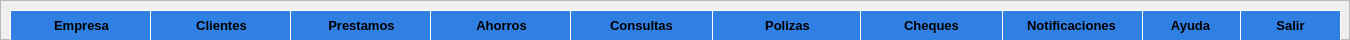
             <widget class="QFrame" name="barra_principal_frame">
              <property name="enabled">
               <bool>true</bool>
              </property>
              <property name="minimumSize">
               <size>
                <width>0</width>
                <height>20</height>
               </size>
              </property>
              <property name="maximumSize">
               <size>
                <width>16777215</width>
                <height>40</height>
               </size>
              </property>
              <property name="styleSheet">
               <string notr="true">QWidget#barra_principal_frame{background-color: rgb(48, 127, 226);
border-radius: 5px}</string>
              </property>
              <property name="frameShape">
               <enum>QFrame::StyledPanel</enum>
              </property>
              <property name="frameShadow">
               <enum>QFrame::Raised</enum>
              </property>
              <widget class="QPushButton" name="Empresa">
               <property name="geometry">
                <rect>
                 <x>10</x>
                 <y>10</y>
                 <width>143</width>
                 <height>31</height>
                </rect>
               </property>
               <property name="font">
                <font>
                 <pointsize>10</pointsize>
                 <bold>true</bold>
                </font>
               </property>
               <property name="styleSheet">
                <string notr="true">border-style: solid;
background-color: rgb(48, 127, 226);
border-width: 1px;
border-color: rgb(255, 255, 255);
border-radius: 1px;</string>
               </property>
               <property name="text">
                <string>Empresa</string>
               </property>
               <property name="icon">
                <iconset>
                 <normaloff>../assets/Iconos/house.png</normaloff>../assets/Iconos/house.png</iconset>
               </property>
               <property name="iconSize">
                <size>
                 <width>40</width>
                 <height>40</height>
                </size>
               </property>
              </widget>
              <widget class="QPushButton" name="Clientes">
               <property name="geometry">
                <rect>
                 <x>150</x>
                 <y>10</y>
                 <width>143</width>
                 <height>31</height>
                </rect>
               </property>
               <property name="font">
                <font>
                 <pointsize>10</pointsize>
                 <bold>true</bold>
                </font>
               </property>
               <property name="styleSheet">
                <string notr="true">border-style: solid;
background-color: rgb(48, 127, 226);
border-width: 1px;
border-color: rgb(255, 255, 255);
border-radius: 1px;</string>
               </property>
               <property name="text">
                <string>Clientes</string>
               </property>
               <property name="icon">
                <iconset>
                 <normaloff>../assets/Iconos/60eb68bb3242ef4ac327a3fe28d25719.png</normaloff>../assets/Iconos/60eb68bb3242ef4ac327a3fe28d25719.png</iconset>
               </property>
               <property name="iconSize">
                <size>
                 <width>30</width>
                 <height>30</height>
                </size>
               </property>
              </widget>
              <widget class="QPushButton" name="Prestamos">
               <property name="geometry">
                <rect>
                 <x>290</x>
                 <y>10</y>
                 <width>143</width>
                 <height>31</height>
                </rect>
               </property>
               <property name="font">
                <font>
                 <pointsize>10</pointsize>
                 <bold>true</bold>
                </font>
               </property>
               <property name="styleSheet">
                <string notr="true">border-style: solid;
background-color: rgb(48, 127, 226);
border-width: 1px;
border-color: rgb(255, 255, 255);
border-radius: 1px;</string>
               </property>
               <property name="text">
                <string>Prestamos</string>
               </property>
               <property name="icon">
                <iconset>
                 <normaloff>../assets/Iconos/prestamos.png</normaloff>../assets/Iconos/prestamos.png</iconset>
               </property>
               <property name="iconSize">
                <size>
                 <width>35</width>
                 <height>35</height>
                </size>
               </property>
              </widget>
              <widget class="QPushButton" name="Ahorros">
               <property name="geometry">
                <rect>
                 <x>430</x>
                 <y>10</y>
                 <width>143</width>
                 <height>31</height>
                </rect>
               </property>
               <property name="font">
                <font>
                 <pointsize>10</pointsize>
                 <bold>true</bold>
                </font>
               </property>
               <property name="styleSheet">
                <string notr="true">border-style: solid;
background-color: rgb(48, 127, 226);
border-width: 1px;
border-color: rgb(255, 255, 255);
border-radius: 1px;</string>
               </property>
               <property name="text">
                <string>Ahorros</string>
               </property>
               <property name="icon">
                <iconset>
                 <normaloff>../assets/Iconos/497f1ee33d47f13536a037095be32bde-icono-de-circulo-de-banco-de-cerdo.png</normaloff>../assets/Iconos/497f1ee33d47f13536a037095be32bde-icono-de-circulo-de-banco-de-cerdo.png</iconset>
               </property>
               <property name="iconSize">
                <size>
                 <width>35</width>
                 <height>30</height>
                </size>
               </property>
              </widget>
              <widget class="QPushButton" name="Consultas">
               <property name="geometry">
                <rect>
                 <x>570</x>
                 <y>10</y>
                 <width>143</width>
                 <height>31</height>
                </rect>
               </property>
               <property name="font">
                <font>
                 <pointsize>10</pointsize>
                 <bold>true</bold>
                </font>
               </property>
               <property name="styleSheet">
                <string notr="true">border-style: solid;
background-color: rgb(48, 127, 226);
border-width: 1px;
border-color: rgb(255, 255, 255);
border-radius: 1px;</string>
               </property>
               <property name="text">
                <string>Consultas</string>
               </property>
               <property name="icon">
                <iconset>
                 <normaloff>../assets/Iconos/consultas.png</normaloff>../assets/Iconos/consultas.png</iconset>
               </property>
               <property name="iconSize">
                <size>
                 <width>40</width>
                 <height>40</height>
                </size>
               </property>
              </widget>
              <widget class="QPushButton" name="Ayuda">
               <property name="geometry">
                <rect>
                 <x>1140</x>
                 <y>10</y>
                 <width>101</width>
                 <height>31</height>
                </rect>
               </property>
               <property name="font">
                <font>
                 <pointsize>10</pointsize>
                 <bold>true</bold>
                </font>
               </property>
               <property name="styleSheet">
                <string notr="true">border-style: solid;
background-color: rgb(48, 127, 226);
border-width: 1px;
border-color: rgb(255, 255, 255);
border-radius: 1px;</string>
               </property>
               <property name="text">
                <string>Ayuda</string>
               </property>
               <property name="icon">
                <iconset>
                 <normaloff>../assets/Iconos/ayuda.png</normaloff>../assets/Iconos/ayuda.png</iconset>
               </property>
               <property name="iconSize">
                <size>
                 <width>40</width>
                 <height>40</height>
                </size>
               </property>
              </widget>
              <widget class="QPushButton" name="Salir">
               <property name="geometry">
                <rect>
                 <x>1240</x>
                 <y>10</y>
                 <width>101</width>
                 <height>31</height>
                </rect>
               </property>
               <property name="font">
                <font>
                 <pointsize>10</pointsize>
                 <bold>true</bold>
                </font>
               </property>
               <property name="styleSheet">
                <string notr="true">border-style: solid;
background-color: rgb(48, 127, 226);
border-width: 1px;
border-color: rgb(255, 255, 255);
border-radius: 1px;</string>
               </property>
               <property name="text">
                <string>Salir</string>
               </property>
               <property name="icon">
                <iconset>
                 <normaloff>../assets/Iconos/exit.png</normaloff>../assets/Iconos/exit.png</iconset>
               </property>
               <property name="iconSize">
                <size>
                 <width>30</width>
                 <height>30</height>
                </size>
               </property>
              </widget>
              <widget class="QPushButton" name="Notificaciones">
               <property name="geometry">
                <rect>
                 <x>1000</x>
                 <y>10</y>
                 <width>143</width>
                 <height>31</height>
                </rect>
               </property>
               <property name="font">
                <font>
                 <pointsize>10</pointsize>
                 <bold>true</bold>
                </font>
               </property>
               <property name="styleSheet">
                <string notr="true">border-style: solid;
background-color: rgb(48, 127, 226);
border-width: 1px;
border-color: rgb(255, 255, 255);
border-radius: 1px;</string>
               </property>
               <property name="text">
                <string>Notificaciones</string>
               </property>
               <property name="icon">
                <iconset>
                 <normaloff>../assets/Iconos/Imagen2.png</normaloff>../assets/Iconos/Imagen2.png</iconset>
               </property>
               <property name="iconSize">
                <size>
                 <width>25</width>
                 <height>25</height>
                </size>
               </property>
              </widget>
              <widget class="QPushButton" name="PolizaS">
               <property name="geometry">
                <rect>
                 <x>712</x>
                 <y>10</y>
                 <width>151</width>
                 <height>31</height>
                </rect>
               </property>
               <property name="font">
                <font>
                 <pointsize>10</pointsize>
                 <bold>true</bold>
                </font>
               </property>
               <property name="styleSheet">
                <string notr="true">border-style: solid;
background-color: rgb(48, 127, 226);
border-width: 1px;
border-color: rgb(255, 255, 255);
border-radius: 1px;</string>
               </property>
               <property name="text">
                <string>Polizas</string>
               </property>
               <property name="icon">
                <iconset>
                 <normaloff>../assets/Iconos/polizas.png</normaloff>../assets/Iconos/polizas.png</iconset>
               </property>
               <property name="iconSize">
                <size>
                 <width>25</width>
                 <height>25</height>
                </size>
               </property>
              </widget>
              <widget class="QPushButton" name="ChequeS">
               <property name="geometry">
                <rect>
                 <x>860</x>
                 <y>10</y>
                 <width>143</width>
                 <height>31</height>
                </rect>
               </property>
               <property name="font">
                <font>
                 <pointsize>10</pointsize>
                 <bold>true</bold>
                </font>
               </property>
               <property name="styleSheet">
                <string notr="true">border-style: solid;
background-color: rgb(48, 127, 226);
border-width: 1px;
border-color: rgb(255, 255, 255);
border-radius: 1px;</string>
               </property>
               <property name="text">
                <string>Cheques</string>
               </property>
               <property name="icon">
                <iconset>
                 <normaloff>../assets/Iconos/cheques.png</normaloff>../assets/Iconos/cheques.png</iconset>
               </property>
               <property name="iconSize">
                <size>
                 <width>40</width>
                 <height>40</height>
                </size>
               </property>
              </widget>
              <widget class="QLabel" name="notify">
               <property name="geometry">
                <rect>
                 <x>1010</x>
                 <y>20</y>
                 <width>16</width>
                 <height>16</height>
                </rect>
               </property>
               <property name="styleSheet">
                <string notr="true">image: url(:/imagen/rojo.png);</string>
               </property>
               <property name="text">
                <string>&lt;html&gt;&lt;head/&gt;&lt;body&gt;&lt;p align=&quot;center&quot;&gt;&lt;br/&gt;&lt;/p&gt;&lt;/body&gt;&lt;/html&gt;</string>
               </property>
              </widget>
             </widget>
